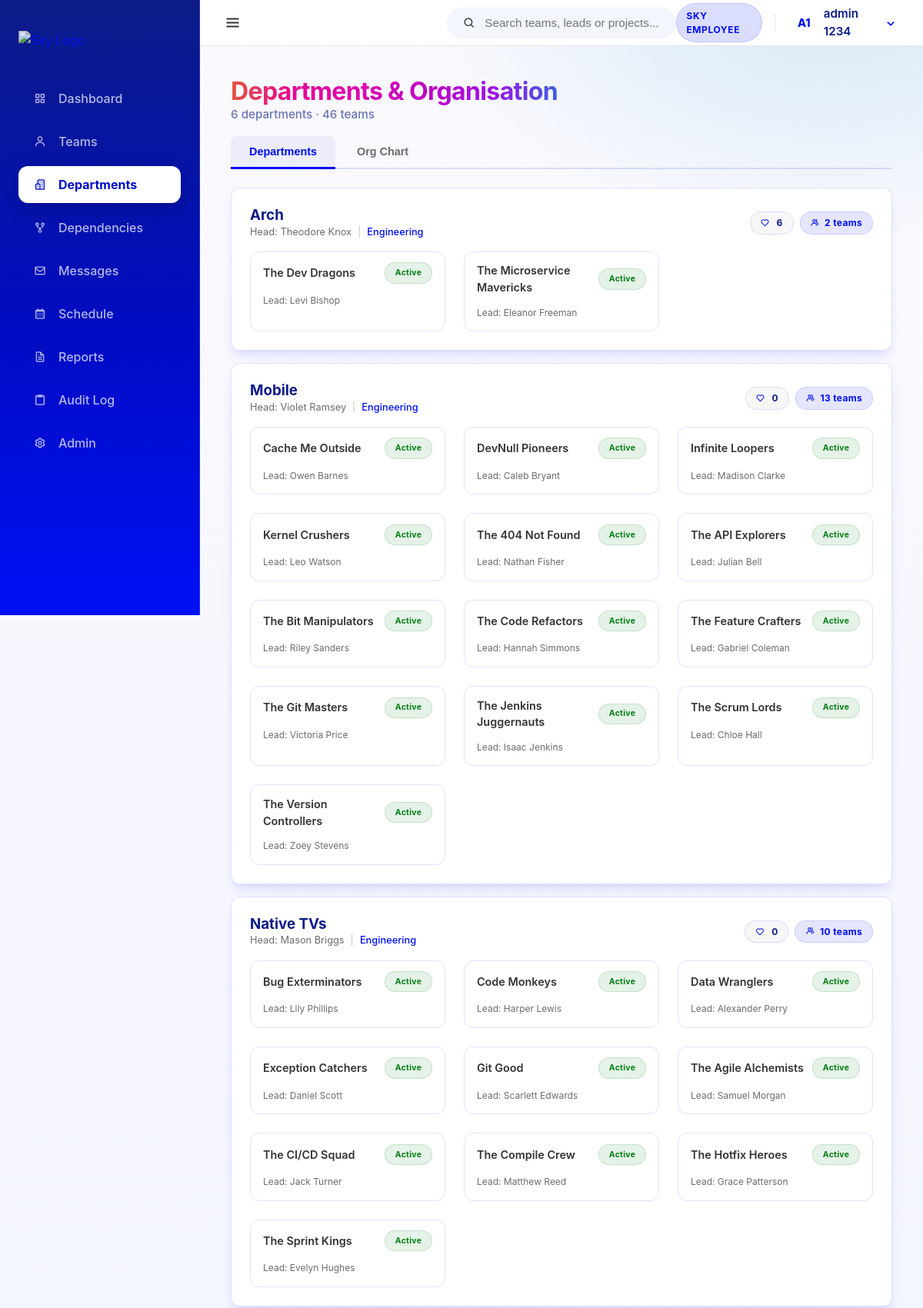
Page /organisation/ (signed in, upper part) on the committed database.
### core/models.py (models this page shows, shortened)
class User(AbstractUser):
    class Meta:
        verbose_name = 'User'
        verbose_name_plural = 'Users'

class Department(models.Model):
    department_id = models.AutoField(primary_key=True)
    department_name = models.CharField(max_length=100)
    department_lead_name = models.CharField(max_length=100)
    specialization = models.CharField(max_length=150, blank=True, null=True, help_text="e.g. Web Development, Cloud Infrastructure")
    description = models.TextField()

class Team(models.Model):
    team_id = models.AutoField(primary_key=True)
    department = models.ForeignKey(Department, on_delete=models.CASCADE, related_name='teams')
    team_name = models.CharField(max_length=100)
    mission = models.TextField(blank=True) # Main Requirement
    lead_email = models.EmailField(blank=True) # Main Requirement
    team_leader_name = models.CharField(max_length=100, blank=True)
    work_stream = models.CharField(max_length=100)
    project_name = models.CharField(max_length=100)
    project_codebase = models.CharField(max_length=100)
    status = models.CharField(max_length=50, default='Active')
    tech_tags = models.TextField(blank=True, help_text="Comma separated tags")
    created_at = models.DateTimeField(auto_now_add=True)
    updated_at = models.DateTimeField(auto_now=True)

### organisation/views.py (the view)
# urls.py: path('', views.org_chart, name='org_chart'),
@login_required
def org_chart(request):
    try:
        departments = Department.objects.prefetch_related('teams').annotate(
            team_count=Count('teams'),
            vote_count=Count('votes')
        ).order_by('department_name')
        user_votes = []
        if request.user.is_authenticated:
            user_votes = DepartmentVote.objects.filter(voter=request.user).values_list('department_id', flat=True)
        dept_data = []
        for dept in departments:
            teams = dept.teams.all().order_by('team_name')
            dept_data.append({
                'department': dept,
                'teams': teams,
                'has_voted': dept.department_id in user_votes,
            })
        context = {
            'dept_data': dept_data,
            'total_departments': departments.count(),
            'total_teams': Team.objects.count(),
        }
        return render(request, 'organisation/org_chart.html', context)
    except Exception as error:
        return render(request, 'organisation/org_chart.html', {
            'dept_data': [],
            'error': str(error),
        })

### templates/organisation/org_chart.html (shortened to what this page needs)
{% extends 'base.html' %}
{% block content %}
<div class="flex-between mb-2 animate-slide-up">
    <div>
        <h1 class="spectrum-text" style="font-size: 2rem; letter-spacing: -0.02em;">Departments & Organisation</h1>
        <p style="color: var(--sky-header-blue); opacity: 0.6; font-weight: 500; font-size: 0.95rem;">
            {{ total_departments }} departments · {{ total_teams }} teams
        </p>
    </div>
</div>
<div class="tabs mb-3 animate-slide-up" style="animation-delay: 0.1s;">
    <button class="tab-btn active" onclick="switchTab('list', this)" id="tab-list">Departments</button>
    <button class="tab-btn" onclick="switchTab('org', this)" id="tab-org">Org Chart</button>
</div>
<div id="panel-list" class="animate-slide-up" style="animation-delay: 0.15s;">
    {% for item in dept_data %}
    <div class="card mb-2">
        <div class="flex-between mb-2">
            <div>
                <a href="{% url 'organisation:department_detail' item.department.department_id %}" style="text-decoration: none;">
                    <h3 style="color: var(--sky-header-blue);">{{ item.department.department_name }}</h3>
                </a>
                <p style="font-size: 0.8rem; color: var(--muted-foreground); display: flex; align-items: center; gap: 0.5rem;">
                    <span>Head: {{ item.department.department_lead_name }}</span>
                    {% if item.department.specialization %}
                    <span style="opacity: 0.4;">|</span>
                    <span style="color: var(--sky-primary); font-weight: 500;">{{ item.department.specialization }}</span>
                    {% endif %}
                </p>
            </div>
            <div class="flex gap-1">
                <span class="chip" style="background: rgba(3, 2, 19, 0.03); color: var(--sky-header-blue); border: 1px solid var(--border); font-size: 0.75rem;">
                    <i class='bx {% if item.has_voted %}bxs-heart{% else %}bx-heart{% endif %}' style="color: var(--sky-primary); margin-right: 0.2rem;"></i> {{ item.department.vote_count }}
                </span>
                <span class="chip chip-department">
                    <i class='bx bx-group' style="font-size: 0.8rem;"></i> {{ item.teams|length }} teams
                </span>
            </div>
        </div>
        <div class="grid-3">
            {% for team in item.teams %}
            <a href="{% url 'teams:team_detail' team.team_id %}" class="spell-tilt" style="text-decoration: none; color: inherit; border: 1px solid var(--border); border-radius: 12px; padding: 0.85rem 1rem; transition: all 0.2s ease; display: block;" onmouseover="this.style.background='var(--sky-tint-5)'" onmouseout="this.style.background='transparent'">
                <div class="flex-between mb-1">
                    <span style="font-size: 0.9rem; font-weight: 600;">{{ team.team_name }}</span>
                    <span class="chip {% if team.status == 'Active' %}chip-active{% elif team.status == 'Restructuring' %}chip-restructuring{% else %}chip-disbanded{% endif %}" style="font-size: 0.65rem;">
                        {{ team.status }}
                    </span>
                </div>
                <span style="font-size: 0.75rem; color: var(--muted-foreground);">Lead: {{ team.team_leader_name|default:"—" }}</span>
            </a>
            {% endfor %}
        </div>
    </div>
    {% endfor %}
</div>
{% endblock %}

### templates/partials/_top_navbar.html (shortened to what this page needs)
<header class="top-navbar" style="display: flex; align-items: center; justify-content: space-between; height: 60px;">
    <div class="navbar-left">
        <button id="sidebar-toggle" class="sidebar-toggle-btn" aria-label="Toggle Sidebar">
            <i class='bx bx-menu'></i>
        </button>
    </div>
    <div class="navbar-middle">
        <div class="search-bar-container" id="global-search">
            <div class="search-bar">
                <i class='bx bx-search'></i>
                <input type="text" placeholder="Search teams, leads or projects..." id="search-input">
            </div>
        </div>
    </div>
    <div class="navbar-right" style="display: flex; align-items: center; gap: 12px;">
        <span class="badge badge-blue" style="vertical-align: middle; display: inline-flex; align-items: center;">SKY EMPLOYEE</span>
        <div class="nav-user-dropdown" id="user-dropdown-container" style="display: flex; align-items: center;">
            <div class="nav-avatar-trigger" id="user-dropdown-btn" style="display: flex; align-items: center;">
                <div class="avatar-circle small">
                    {% if user.first_name %}{{ user.first_name|first|upper }}{% else %}{{ user.username|first|upper }}{% endif %}{% if user.last_name %}{{ user.last_name|first|upper }}{% endif %}
                </div>
                <span class="user-fullname">{{ user.get_full_name|default:user.username }}</span>
                <i class='bx bx-chevron-down'></i>
            </div>
        </div>
    </div>
</header>

### assets/css/sky-layout.css (style rules this page uses)
:root { --font-size: 16px; --sky-primary: #000ff5; --sky-primary-dark: #000cc4; --sky-focus: #007ecc; --sky-surface: #fafafd; --sky-surface-strong: #f3f5ff; --sky-tint-5: rgba(0, 15, 245, 0.05); --sky-tint-10: rgba(0, 15, 245, 0.1); --sky-tint-14: rgba(0, 15, 245, 0.14); --sky-header-blue: #0c1b87; --sky-text: #333333; --sky-positive: #007e13; --sky-negative: #dd1717; --sky-attention: #f15a22; --sky-spectrum-1: #e4563e; --sky-spectrum-2: #e70296; --sky-spectrum-3: #dc01b1; --sky-spectrum-4: #be01c4; --sky-spectrum-5: #9f11e7; --sky-spectrum-6: #3d5fdf; --sky-spectrum: linear-gradient( 90deg, var(--sky-spectrum-1) 0%, var(--sky-spectrum-2) 20%, var(--sky-spectrum-3) 40%, var(--sky-spectrum-4) 60%, var(--sky-spectrum-5) 80%, var(--sky-spectrum-6) 100% ); --sky-spectrum-diagonal: linear-gradient( 135deg, var(--sky-spectrum-1) 0%, var(--sky-spectrum-2) 20%, var(--sky-spectrum-3) 40%, var(--sky-spectrum-4) 60%, var(--sky-spectrum-5) 80%, var(--sky-spectrum-6) 100% ); --primary: var(--sky-primary); --primary-foreground: #ffffff; --background: var(--sky-surface); --foreground: var(--sky-text); --card: rgba(255, 255, 255, 0.92); --card-foreground: var(--sky-text); --popover: #ffffff; --popover-foreground: var(--sky-text); --muted: var(--sky-surface-strong); --muted-foreground: rgba(51, 51, 51, 0.72); --accent: var(--sky-tint-10); --accent-foreground: var(--sky-text); --destructive: var(--sky-negative); --destructive-foreground: #ffffff; --border: rgba(0, 15, 245, 0.12); --input-background: rgba(255, 255, 255, 0.96); --ring: rgba(0, 126, 204, 0.35); --radius: 0.75rem; --sidebar-width: 260px; --header-height: 70px; --shadow-sm: 0 4px 6px -1px rgba(0, 0, 0, 0.1), 0 2px 4px -1px rgba(0, 0, 0, 0.06); --shadow-md: 0 10px 15px -3px rgba(0, 15, 245, 0.1), 0 4px 6px -2px rgba(0, 15, 245, 0.05); --shadow-lg: 0 20px 25px -5px rgba(12, 27, 135, 0.15), 0 10px 10px -5px rgba(12, 27, 135, 0.1); }
* { margin: 0; padding: 0; box-sizing: border-box; }
html body { font-family: 'Inter', system-ui, -apple-system, sans-serif; color: var(--sky-text); min-height: 100vh; line-height: 1.5; background: radial-gradient(1200px 600px at 20% -10%, rgba(0, 15, 245, 0.18) 0%, rgba(0, 15, 245, 0) 55%), radial-gradient(900px 520px at 90% 0%, rgba(0, 126, 204, 0.14) 0%, rgba(0, 126, 204, 0) 60%), radial-gradient(900px 520px at 40% 110%, rgba(220, 1, 177, 0.1) 0%, rgba(220, 1, 177, 0) 55%), linear-gradient(180deg, #fafafd 0%, #f3f5ff 60%, #fafafd 100%); background-attachment: fixed; background-size: cover; background-repeat: no-repeat; }
html body h1, html body h2, html body h3, html body h4 { color: var(--sky-header-blue); font-weight: 700; line-height: 1.2; }
html body a { color: var(--sky-primary); text-decoration: none; transition: color 0.2s ease; }
html body .top-navbar { height: 60px; background: #ffffff; border-bottom: 1px solid #e5e7eb; display: flex; align-items: center; justify-content: space-between; padding: 0 24px; position: sticky; top: 0; z-index: 900; }
html body .navbar-left, html body .navbar-middle, html body .navbar-right { display: flex; align-items: center; flex: 1; }
html body .navbar-middle { justify-content: center; }
html body .navbar-right { justify-content: flex-end; gap: 12px; }
html body .search-bar-container { position: relative; width: 100%; max-width: 400px; min-width: 280px; }
html body .search-bar { background: var(--sky-surface-strong); padding: 0 1.25rem; height: 40px; border-radius: 999px; display: flex; align-items: center; border: 1px solid transparent; transition: all 0.2s ease; }
html body .search-bar input { background: transparent; border: none; outline: none; flex: 1; margin-left: 0.75rem; font-size: 0.95rem; color: var(--sky-text); }

### rows in the picture
User: first_name|first "A", last_name|first "1", get_full_name "admin 1234"
Department: department.department_name "Arch", department.department_lead_name "Theodore Knox", department.specialization "Engineering", department.vote_count "6", teams|length "2"
Team: team_name "The Dev Dragons", status "Active", team_leader_name "Levi Bishop"
Team: team_name "The Microservice Mavericks", status "Active", team_leader_name "Eleanor Freeman"
Department: department.department_name "Mobile", department.department_lead_name "Violet Ramsey", department.specialization "Engineering", department.vote_count "0", teams|length "13"
Team: team_name "Cache Me Outside", status "Active", team_leader_name "Owen Barnes"
Team: team_name "DevNull Pioneers", status "Active", team_leader_name "Caleb Bryant"
Team: team_name "Infinite Loopers", status "Active", team_leader_name "Madison Clarke"
Team: team_name "Kernel Crushers", status "Active", team_leader_name "Leo Watson"
Team: team_name "The 404 Not Found", status "Active", team_leader_name "Nathan Fisher"
Team: team_name "The API Explorers", status "Active", team_leader_name "Julian Bell"
Team: team_name "The Bit Manipulators", status "Active", team_leader_name "Riley Sanders"
Team: team_name "The Code Refactors", status "Active", team_leader_name "Hannah Simmons"
Team: team_name "The Feature Crafters", status "Active", team_leader_name "Gabriel Coleman"
Team: team_name "The Git Masters", status "Active", team_leader_name "Victoria Price"
Team: team_name "The Jenkins Juggernauts", status "Active", team_leader_name "Isaac Jenkins"
Team: team_name "The Scrum Lords", status "Active", team_leader_name "Chloe Hall"
Team: team_name "The Version Controllers", status "Active", team_leader_name "Zoey Stevens"
Department: department.department_name "Native TVs", department.department_lead_name "Mason Briggs", department.specialization "Engineering", department.vote_count "0", teams|length "10"
Team: team_name "Bug Exterminators", status "Active", team_leader_name "Lily Phillips"
Team: team_name "Code Monkeys", status "Active", team_leader_name "Harper Lewis"
Team: team_name "Data Wranglers", status "Active", team_leader_name "Alexander Perry"
Team: team_name "Exception Catchers", status "Active", team_leader_name "Daniel Scott"
Team: team_name "Git Good", status "Active", team_leader_name "Scarlett Edwards"
Team: team_name "The Agile Alchemists", status "Active", team_leader_name "Samuel Morgan"
Team: team_name "The CI/CD Squad", status "Active", team_leader_name "Jack Turner"
Team: team_name "The Compile Crew", status "Active", team_leader_name "Matthew Reed"
Team: team_name "The Hotfix Heroes", status "Active", team_leader_name "Grace Patterson"
Team: team_name "The Sprint Kings", status "Active", team_leader_name "Evelyn Hughes"

### other values in the picture
{{ total_departments }} "6"
{{ total_teams }} "46"
